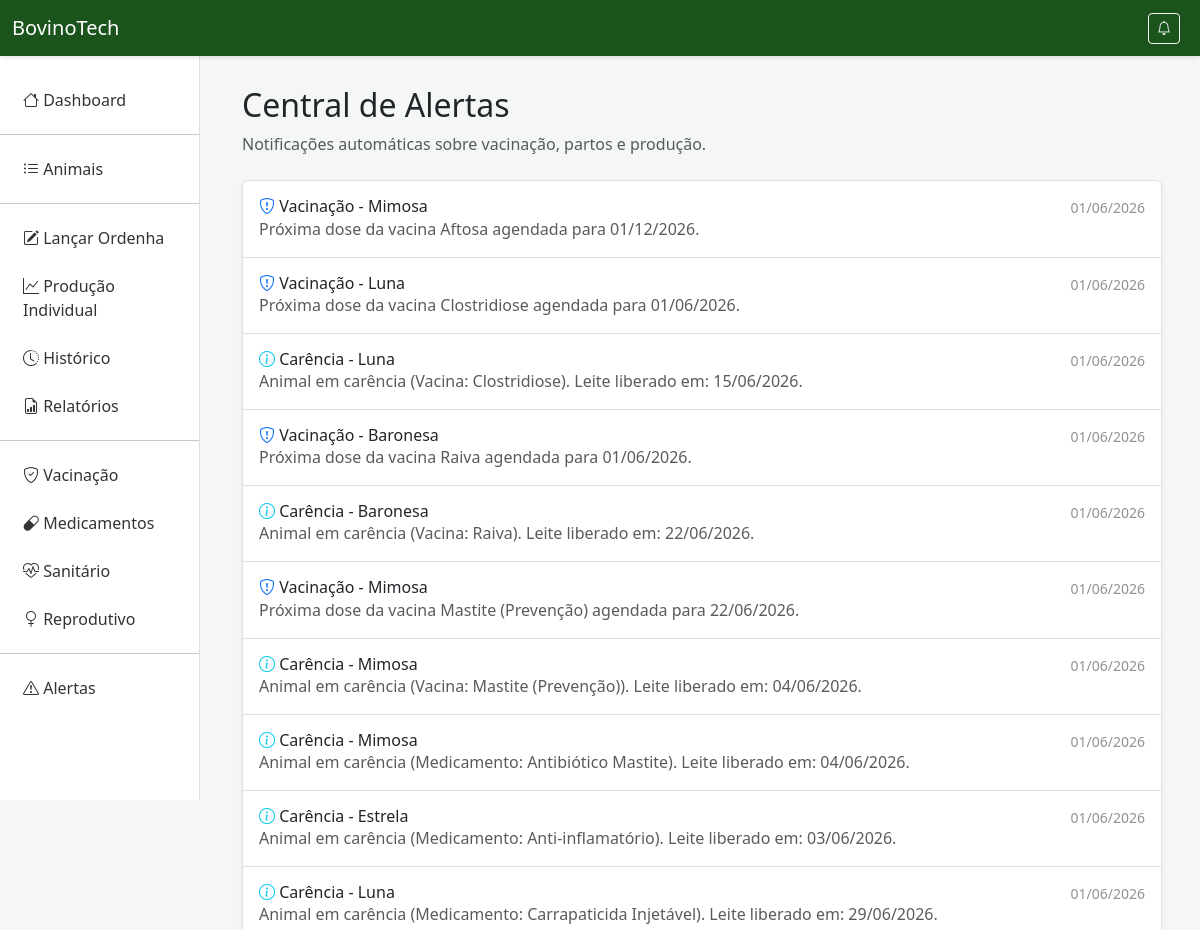
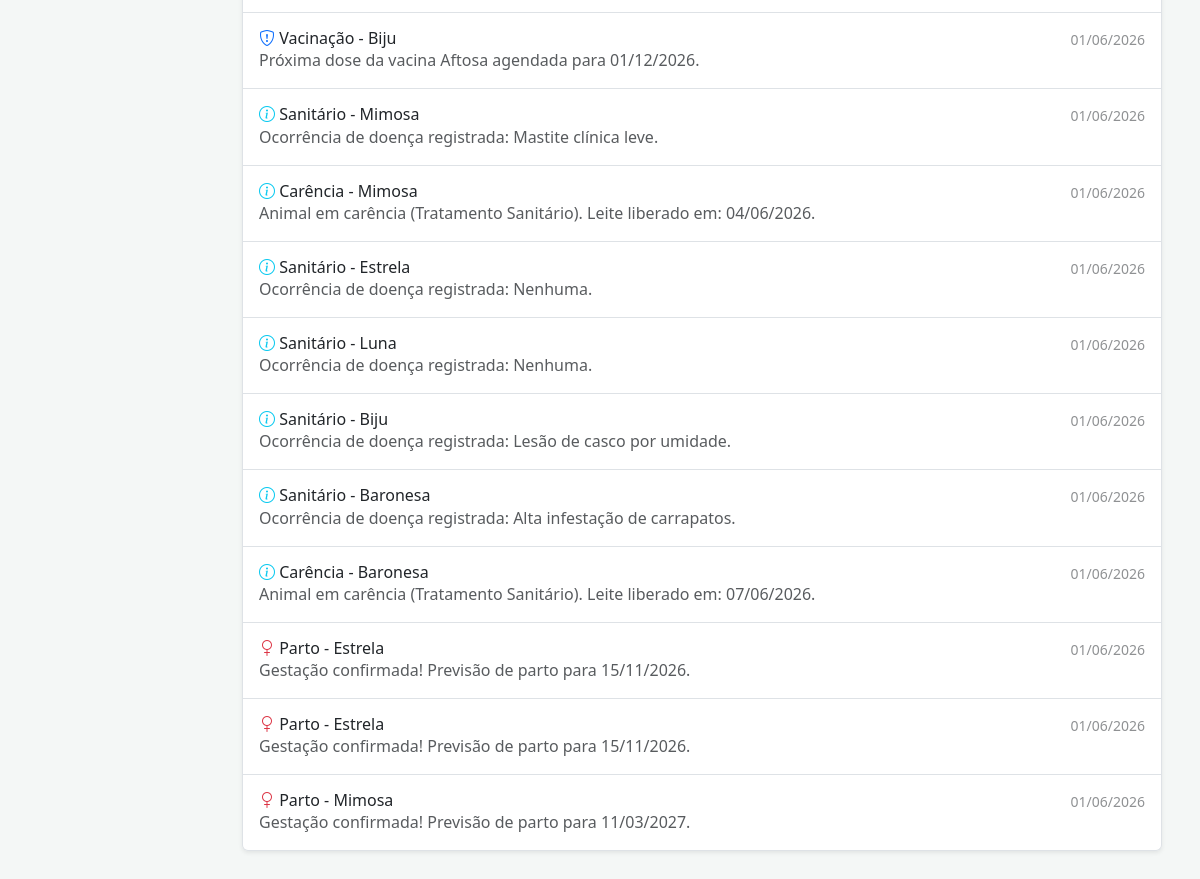
/alertas/, run on the app's committed database (2 pictures, top to bottom).
### producao/models.py (models this page shows, shortened)
class Alerta(models.Model):
    TIPO_ALERTA = [
        ('VAC', 'Vacinação'),
        ('PAR', 'Parto'),
        ('PRO', 'Queda de Produção'),
        ('CAR', 'Carência'),
        ('SAN', 'Sanitário'),
    ]
    animal = models.ForeignKey(Animal, on_delete=models.CASCADE)
    tipo = models.CharField(max_length=3, choices=TIPO_ALERTA)
    mensagem = models.TextField()
    data_alerta = models.DateField(auto_now_add=True)
    lido = models.BooleanField(default=False)
    vacinacao = models.ForeignKey(Vacinacao, on_delete=models.CASCADE, null=True, blank=True)
    medicamento = models.ForeignKey(Medicamento, on_delete=models.CASCADE, null=True, blank=True)
    controle_sanitario = models.ForeignKey(ControleSanitario, on_delete=models.CASCADE, null=True, blank=True)

class Animal(models.Model):
    SEXO_CHOICES = [('M', 'Macho'), ('F', 'Fêmea')]
    identificacao = models.CharField(max_length=100, unique=True, verbose_name="Brinco/Nome")
    raca = models.CharField(max_length=100, verbose_name="Raça")
    data_nascimento = models.DateField(verbose_name="Data de Nascimento")
    sexo = models.CharField(max_length=1, choices=SEXO_CHOICES, verbose_name="Sexo")

### producao/views.py (the view)
# urls.py: path('alertas/', views.lista_alertas, name='lista_alertas'),
def lista_alertas(request):
    alertas = Alerta.objects.all().order_by('-data_alerta')
    return render(request, 'alertas.html', {'alertas': alertas})

### producao/templates/alertas.html (shortened to what this page needs)
{% extends 'base.html' %}
{% block content %}
<div class="mb-4">
    <h2>Central de Alertas</h2>
    <p class="text-muted">Notificações automáticas sobre vacinação, partos e produção.</p>
</div>
<div class="list-group shadow-sm">
    {% for a in alertas %}
    <a href="{% url 'marcar_alerta_lido' a.pk %}" class="list-group-item list-group-item-action d-flex gap-3 py-3 {% if not a.lido %}bg-light border-start border-4 border-danger{% endif %}">
        <div class="d-flex gap-2 w-100 justify-content-between">
            <div>
                <h6 class="mb-0">
                    {% if a.tipo == 'VAC' %}<i class="bi bi-shield-exclamation text-primary"></i>
                    {% elif a.tipo == 'PAR' %}<i class="bi bi-gender-female text-danger"></i>
                    {% elif a.tipo == 'PRO' %}<i class="bi bi-graph-down text-warning"></i>
                    {% else %}<i class="bi bi-info-circle text-info"></i>
                    {% endif %}
                    {{ a.get_tipo_display }} - {{ a.animal.identificacao }}
                </h6>
                <p class="mb-0 opacity-75">{{ a.mensagem }}</p>
            </div>
            <small class="opacity-50 text-nowrap">{{ a.data_alerta|date:"d/m/Y" }}</small>
        </div>
    </a>
    {% empty %}
    <div class="list-group-item text-center py-5">
        <i class="bi bi-check2-circle display-4 text-success"></i>
        <p class="mt-2">Tudo em dia! Nenhum alerta pendente.</p>
    </div>
    {% endfor %}
</div>
{% endblock %}

### producao/templates/base.html (style rules this page uses)
* { margin: 0; padding: 0; box-sizing: border-box; }
body { background-color: #f4f7f6; font-family: 'Segoe UI', Tahoma, Geneva, Verdana, sans-serif; }

### data on the page
Alerta: tipo "Vacinação", animal.identificacao "Mimosa", mensagem "Próxima dose da vacina Aftosa agendada para 01/12/2026.", data_alerta "01/06/2026"
Alerta: tipo "Vacinação", animal.identificacao "Luna", mensagem "Próxima dose da vacina Clostridiose agendada para 01/06/2026.", data_alerta "01/06/2026"
Alerta: tipo "Carência", animal.identificacao "Luna", mensagem "Animal em carência (Vacina: Clostridiose). Leite liberado em: 15/06/2026.", data_alerta "01/06/2026"
Alerta: tipo "Vacinação", animal.identificacao "Baronesa", mensagem "Próxima dose da vacina Raiva agendada para 01/06/2026.", data_alerta "01/06/2026"
Alerta: tipo "Carência", animal.identificacao "Baronesa", mensagem "Animal em carência (Vacina: Raiva). Leite liberado em: 22/06/2026.", data_alerta "01/06/2026"
Alerta: tipo "Vacinação", animal.identificacao "Mimosa", mensagem "Próxima dose da vacina Mastite (Prevenção) agendada para 22/06/2026.", data_alerta "01/06/2026"
Alerta: tipo "Carência", animal.identificacao "Mimosa", mensagem "Animal em carência (Vacina: Mastite (Prevenção)). Leite liberado em: 04/06/2026.", data_alerta "01/06/2026"
Alerta: tipo "Carência", animal.identificacao "Mimosa", mensagem "Animal em carência (Medicamento: Antibiótico Mastite). Leite liberado em: 04/06/2026.", data_alerta "01/06/2026"
Alerta: tipo "Carência", animal.identificacao "Estrela", mensagem "Animal em carência (Medicamento: Anti-inflamatório). Leite liberado em: 03/06/2026.", data_alerta "01/06/2026"
Alerta: tipo "Carência", animal.identificacao "Luna", mensagem "Animal em carência (Medicamento: Carrapaticida Injetável). Leite liberado em: 29/06/2026.", data_alerta "01/06/2026"
Alerta: tipo "Vacinação", animal.identificacao "Biju", mensagem "Próxima dose da vacina Aftosa agendada para 01/12/2026.", data_alerta "01/06/2026"
Alerta: tipo "Sanitário", animal.identificacao "Mimosa", mensagem "Ocorrência de doença registrada: Mastite clínica leve.", data_alerta "01/06/2026"
Alerta: tipo "Carência", animal.identificacao "Mimosa", mensagem "Animal em carência (Tratamento Sanitário). Leite liberado em: 04/06/2026.", data_alerta "01/06/2026"
Alerta: tipo "Sanitário", animal.identificacao "Estrela", mensagem "Ocorrência de doença registrada: Nenhuma.", data_alerta "01/06/2026"
Alerta: tipo "Sanitário", animal.identificacao "Luna", mensagem "Ocorrência de doença registrada: Nenhuma.", data_alerta "01/06/2026"
Alerta: tipo "Sanitário", animal.identificacao "Biju", mensagem "Ocorrência de doença registrada: Lesão de casco por umidade.", data_alerta "01/06/2026"
Alerta: tipo "Sanitário", animal.identificacao "Baronesa", mensagem "Ocorrência de doença registrada: Alta infestação de carrapatos.", data_alerta "01/06/2026"
Alerta: tipo "Carência", animal.identificacao "Baronesa", mensagem "Animal em carência (Tratamento Sanitário). Leite liberado em: 07/06/2026.", data_alerta "01/06/2026"
Alerta: tipo "Parto", animal.identificacao "Estrela", mensagem "Gestação confirmada! Previsão de parto para 15/11/2026.", data_alerta "01/06/2026"
Alerta: tipo "Parto", animal.identificacao "Estrela", mensagem "Gestação confirmada! Previsão de parto para 15/11/2026.", data_alerta "01/06/2026"
Alerta: tipo "Parto", animal.identificacao "Mimosa", mensagem "Gestação confirmada! Previsão de parto para 11/03/2027.", data_alerta "01/06/2026"
